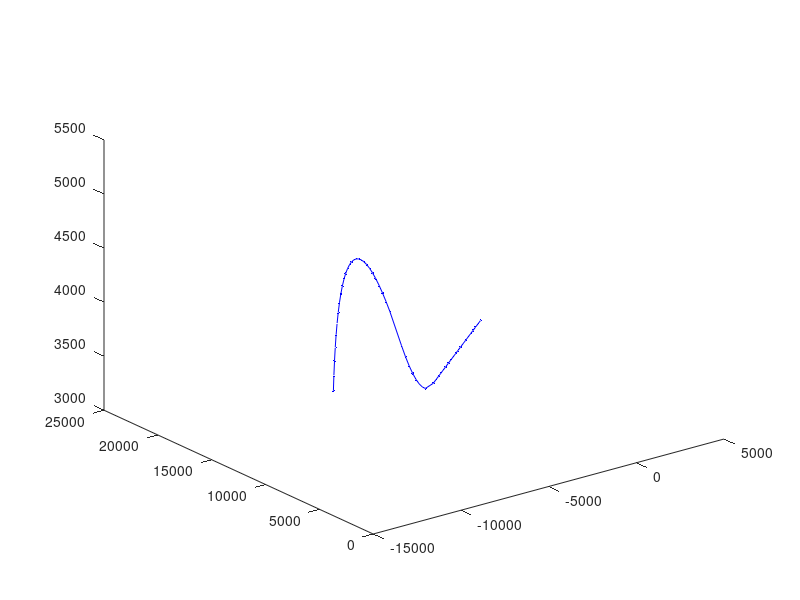
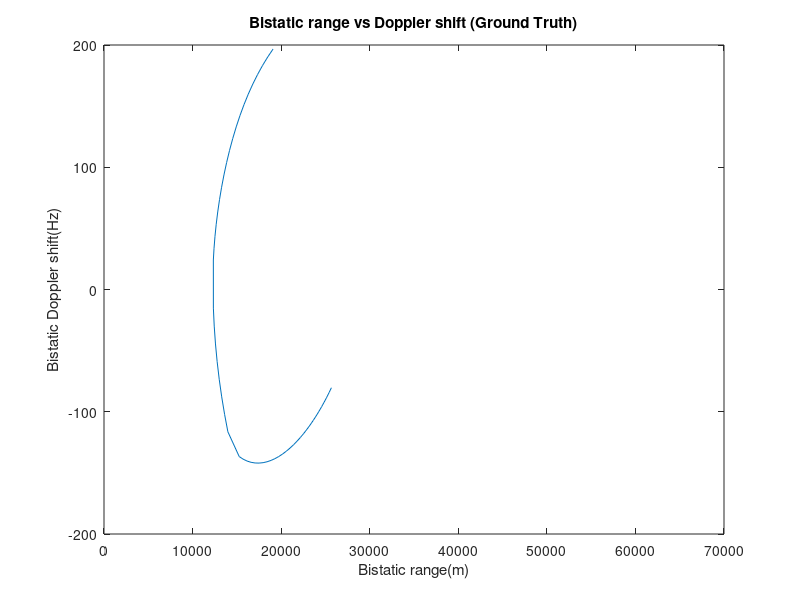

MATLAB code to generate these figures, in order: (Note: this script raises an error after producing the figures.)
% This script calculates the Bistatic range(m)  and Doppler(Hz) From
% Bistatic setup
% Simulation
% Author: Itumeleng Malemela

%The Positions are all in the format Below
%[x,y,z] where x,y,z are the coordinates in meters in the Cartesian Coordinate System

wavelength = 299792458/94e6;

%Transmitter Position
Tx_Pos=[6440;10760;1056];
%Reference Reciever Position 
RefRx_Pos=[0;0;1000];

%Surveillance Reciever Position 
SurvRx_Pos=[0;1;1000];

%Target Positions

%Single Target Scenario 
%TargetPos = [[4000;18000;3600;],[-2000;3000;1600]];
%TargetWayPoints =[0,60];

%Lane Change Maneuver Scenario 
TargetPos = [[3806;20680;3200;],[-3116;14010;3200],[-6884;10971;4000],[-14979;3765;4000]];
TargetWayPoints =[0,20,30,60];

%Landing Maneuver
%TargetPos = [[4000;18000;2000;],[-1000;8000;1700],[-1500;6000;1500],[-1000;4000;1300],[0;4000;1100],[500;6000;1000]];
%TargetWayPoints =[0,30,38,45,50,60];

%360 Maneuver
%TargetPos = [[4000;18000;2000;],[-8528;13851;2000],[-12354;15339;2000],[-7997;17783;2000],[-13311;11938;2000],[-20431;9706;2000]];
%TargetWayPoints =[0,35,50,75,95,120];

UpdateInterval = 1;

Baseline = norm(RefRx_Pos - Tx_Pos);

SimulationTime = TargetWayPoints(end)-TargetWayPoints(1)+1;

bistatic_ranges = [];
bistatic_doppler_shifts = [];

% Perform cubic interpolation to estimate target positions between waypoints

%coeffs = spline(TargetWayPoints, TargetPos);
%interpolated_positions = ppval(coeffs, time_intervals);
prev_total_range=0;

interp_positions =[];
interpolated_positions = [];
LastPosition  =[];
LastPositionIndex =[];
% Loop through each waypoint section
for i = 1:numel(TargetWayPoints)-1

    time_intervals = TargetWayPoints(i)-1:UpdateInterval:TargetWayPoints(i+1); 


    % Extract waypoints and positions for the current section
    section_waypoints = TargetWayPoints(i:i+1);
    section_positions = TargetPos(:, i:i+1);
    
    C=  [LastPosition, section_positions];
    D=  [LastPositionIndex, section_waypoints];

    % Calculate cubic spline interpolation coefficients for the current section
    coeffs = spline(D, C);

    % Evaluate the cubic spline interpolation at the specified time intervals for the current section
    section_interpolated_positions = ppval(coeffs, time_intervals);
    
    % Append the interpolated positions for the current section to the result
    if i >1
        interpolated_positions = section_interpolated_positions(:,3:end);
    else
        interpolated_positions = section_interpolated_positions;
    end
    Target_at_mnus_1=interpolated_positions(:, 1);
    prev_total_range = norm(Target_at_mnus_1 - Tx_Pos)+norm(Target_at_mnus_1 - RefRx_Pos);
    LastPosition = interpolated_positions(:,end-1);
    LastPositionIndex =TargetWayPoints(i+1)-1;

    % Loop through all the interpolated positions (excluding the last one)
    for position_index = 2:size(interpolated_positions, 2) - 1
        % Delta-Time: time taken in position section
        
        Target_Pos_1 = interpolated_positions(:, position_index);
        interp_positions = [interp_positions Target_Pos_1];

        % Calculate the distance between target and transmitter
        range_tx_target = norm(Target_Pos_1 - Tx_Pos);
        
        % Calculate the distance between target and reference receiver
        range_ref_target = norm(Target_Pos_1 - RefRx_Pos);
        
        % Calculate the distance between target and surveillance receiver
        range_surv_target = norm(Target_Pos_1 - SurvRx_Pos);
        
        total_range = range_tx_target + range_ref_target;
        
        % Calculate the bistatic ranges
        bistatic_range_ref = range_tx_target + range_ref_target - Baseline;
        bistatic_range_surv = range_tx_target + range_surv_target - Baseline;
        
        % Store the bistatic ranges in the matrix
        bistatic_ranges(end+1) = bistatic_range_ref;
        
        % Calculate the rate of change of the total range with respect to time
        d_total_range_dt = (total_range - prev_total_range) / UpdateInterval;
        prev_total_range = total_range;
        
        % Calculate the Doppler shift
        doppler_shift = - (1 / wavelength) * (d_total_range_dt);
        bistatic_doppler_shifts(end+1)=doppler_shift;
    
    end
end

figure(2)

plot3(interp_positions(1, :), interp_positions(2, :), interp_positions(3, :), 'b.-');

figure(3);
plot(bistatic_ranges,bistatic_doppler_shifts);
title('Bistatic range vs Doppler shift (Ground Truth)');
xlabel('Bistatic range(m)');
ylabel('Bistatic Doppler shift(Hz)');
xlim([0 7e4]);
ylim([-200 200]);


if exist('../true_data.h5', 'file')
    delete('../true_data.h5');
end

% Save bistatic ranges and Doppler shifts to an HDF5 file
h5create('../true_data.h5', '/bistatic_ranges', size(bistatic_ranges));
h5write('../true_data.h5', '/bistatic_ranges', bistatic_ranges);

h5create('../true_data.h5', '/doppler_shifts', size(bistatic_doppler_shifts));
h5write('../true_data.h5', '/doppler_shifts', bistatic_doppler_shifts);

%interpolated_positions = interp1(TargetWayPoints, TargetPos', time_intervals, 'spline')';
%padded_TargetPos = [zeros(1, size(TargetPos, 2)); TargetPos; zeros(1, size(TargetPos, 2))];
%extended_TargetWayPoints = [TargetWayPoints(1) - 1, TargetWayPoints, TargetWayPoints(end) + 1];

% Calculate spline coefficients with padded data
%coeffs = spline(extended_TargetWayPoints, padded_TargetPos);